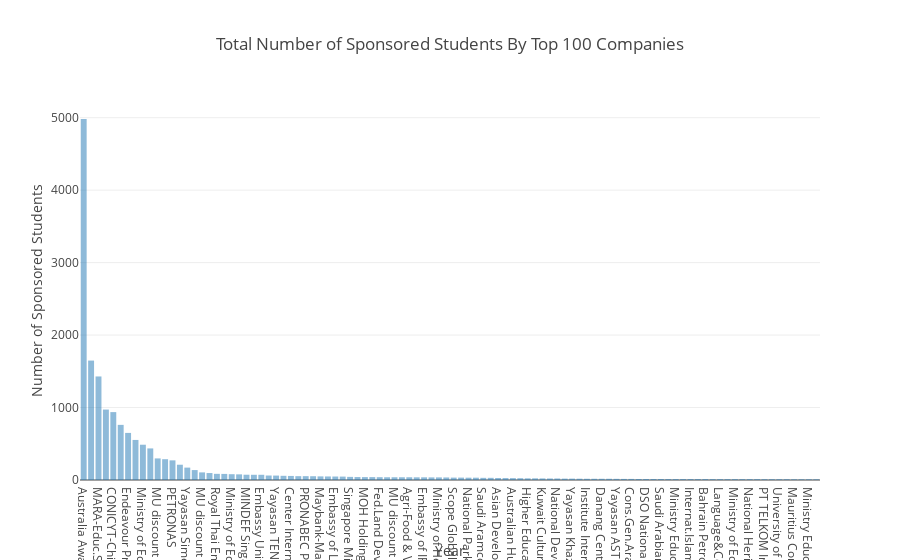

The notebook cell saved with this chart:
### Code cell
traces = []
traces.append(go.Bar(
        x=top_companies_df.index.values,
        y=top_companies_df.values,
        name='Sponsored Student Count',
        opacity = 0.5))


layout = dict(
    title = 'Total Number of Sponsored Students By Top 100 Companies',
    xaxis = dict(title = 'Year'),
    
    yaxis = dict(
        title = 'Number of Sponsored Students',
        #range = [0, 250]
    ),
    
    legend=dict(
        x=0.3,
        y=1.1,
        traceorder='normal',
        font=dict(
            family='sans-serif',
            size=12,
            color='#000'
        ),
        orientation="h"
    )
,
)

fig = dict(data=traces, layout=layout)
iplot(fig)

### Figure 1 — Plotly figure (JSON) as saved in the notebook; plotly's stock layout.template omitted (floating-point values rounded to 4 significant figures)
{"data": [{"name": "Sponsored Student Count", "opacity": 0.5, "type": "bar", "uid": "7619b014-185a-4729-a698-550d943eb952", "x": ["Australia Awards", "Public Service Depart.Malaysia", "MARA-Educ.Sponsorship Division", "Saudi Arabian Cultural Mission", "CONICYT-Chile", "MU discount for SENESCYT", "Endeavour Programme", "Indonesia Endowment Fund for Education", "Ministry of Education Malaysia", "Conselho Nacion Desenv Cientif e Tecnolog/Latino", "MU discount for COLFUTURO-Colombia", "Consejo Nacional de Ciencia y Tecnologia-CONACYT", "PETRONAS", "High Commis.Brunei Darrussalam", "Yayasan Sime Darby", "Botswana High Commission", "MU discount for Banco Nacional de Mexico S.A. 10%", "Bank Negara Malaysia", "Royal Thai Embassy", "Permodalan Nasional Berhad", "Ministry of Education & Human Resources Mauritius", "MU discount - CONICYT Chile agreement", "MINDEF Singapore", "Programa Nacional de Becas de Postgrado en el Exterior RUC 80024627-6", "Embassy United Arab Emirates", "CONACYT-SENER", "Yayasan TENAGA Nasional", "Bank Indonesia Jakarta", "Center International Programs", "Australian Defence Force", "PRONABEC Programa Nacional De becas Y Credito Educativo", "Ministry Education,Singapore", "Maybank-Malayan Banking Berhad", "MU 10%  discount BECAL Paraguy", "Embassy of Libya", "Yayasan UEM-Trust Fund Account", "Singapore Ministry Education", "Universiti Teknologi MARA", "MOH Holdings Pte Ltd", "Consulate General of Oman", "Fed.Land Devel.Author.Malaysia", "JPA,Public Service Department", "MU discount - PRONABEC agreement", "Embassy Islamic Republic Iran", "Agri-Food & Vet.Auth.SINGAPORE", "Finance Education and Training Agency", "Embassy of IRAQ", "Saudi Arabia Cultural Mission", "Ministry of Health MALAYSIA", "Consulate Gener.Sultanate Oman", "Scope Global Pty", "Consulate General-Rep.Turkey", "National Parks Board(Singapore", "Ministry Educat.Malaysia", "Saudi Aramco", "Conselho Nacion Desenv Cientif e Tecnolog/Brasil", "Asian Development Bank Scholar", "PERTAMINA Corporate University", "Australian Human Rights Commission", "Ministry of Health Singapore", "Higher Education Commission", "The Higher Committee for Education Development", "Kuwait Cultural Office", "Ministry of Social & Family Development", "National Development Planning Agency", "Ministry of Education Republic of Azerbaijan", "Yayasan Khazanah", "Shell Malaysia", "Institute Internat.Education", "Singapore Inst Mental Health", "Danang Center for Promotion of", "Coordenação de Aperfeiçoamento de Pessoal de Nível Superior (CAPES)", "Yayasan ASTRO Kasih ASTRO All Asia Broadcast Cntr", "Yayhasan Dayadiri", "Cons.Gen.Arab Rep.Egypt", "Ministry Communic.Info Technol", "DSO National Laboratories-SIN", "Viet.Ministry Educat.& Train.", "Saudi Arabian Cult.Mission", "MU discount for COLCIENCIAS-10%", "Ministry Education Maldives", "JPA Public Service Department", "Internat.Islamic Uni.Malaysia", "Singapore General Hospital Pte Ltd", "Bahrain Petroleum Company", "MISC Berhad", "Language&CommunicationTechnologies-EuropeanMastersProgram,ErasmusMundusCourse", "Ministry of Defence(Singapore)", "Ministry of Education & Training,Vietnam Intern.Education Development", "A*STAR Graduate Academy", "National Heritage Board", "Scholarship Coordinat.Office", "PT TELKOM Indonesia", "Yayasan TM", "University of Malaya", "National University Hospital (S) Pte Ltd", "Mauritius Commercial Bank Foundation", "Sukkur IBA University", "Ministry Education Malaysia", "Land Transport Authority-Sing."], "y": [4982, 1648, 1429, 972, 937, 761, 650, 553, 487, 436, 298, 287, 271, 211, 171, 137, 105, 96, 85, 84, 80, 78, 73, 72, 72, 62, 61, 58, 56, 53, 53, 52, 50, 49, 48, 47, 43, 41, 40, 40, 39, 38, 38, 38, 38, 37, 37, 36, 36, 35, 33, 33, 32, 32, 30, 30, 28, 27, 26, 25, 23, 23, 22, 21, 21, 19, 19, 18, 17, 17, 17, 17, 16, 15, 15, 14, 14, 14, 14, 13, 13, 13, 13, 13, 13, 12, 12, 12, 12, 12, 12, 12, 11, 11, 11, 11, 10, 10, 10, 10]}], "layout": {"legend": {"font": {"color": "#000", "family": "sans-serif", "size": 12}, "orientation": "h", "traceorder": "normal", "x": 0.3, "y": 1.1}, "title": {"text": "Total Number of Sponsored Students By Top 100 Companies"}, "xaxis": {"title": {"text": "Year"}}, "yaxis": {"title": {"text": "Number of Sponsored Students"}}}}
